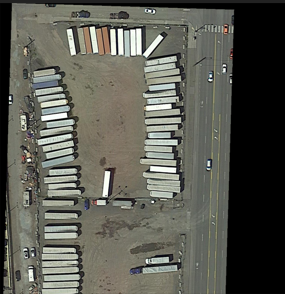
#> input picture tests/data/images/P0004__1__0___0.png, 285 x 294 px, found by its file name; its folder holds only this picture in this run
$ python visualization.py
#> lines starting #> are read from the running program, lines starting #| are printed output that depends on the picture
### 2023df/convert_res.py
import os
import csv


# [7 lines left out: function find_files_with_suffix, not called in this run]


def get_file_basename(path: str) -> str:
    return os.path.splitext(os.path.basename(path))[0]


# [23 lines left out: function main, not called in this run]
                # print(data)
    # exit()
    #
    # print(len(list))


# [4 lines that do not run on import are left out]

### 2023df/visualization.py
# Copyright (c) 2023 ✨Challyfilio✨
# 翻转图像、可视化
import os
import csv
import cv2
import numpy as np
import random

from tqdm import tqdm

from convert_res import get_file_basename

# data_root = '/workspace/pycharm_project/mmrotate/wxytests/data/'
# image_root = '/workspace/pycharm_project/Dataset/train_overlap/images/'
# label_root = '#'

data_root = '/workspace/pycharm_project/mmrotate/data/split_ss_2023df/extra/'
image_root = data_root + 'images/'
label_root = data_root + 'annfiles/'


# 翻转图像
def filp(img_path, label_path, filp_mode):
#> called with filp_mode = 1
    if filp_mode == -1 or filp_mode == 0 or filp_mode == 1:
        img = cv2.imread(img_path)
#> img is the input picture: shape (294, 285, 3); mean B, G, R 82, 90.6, 90.3
        img = cv2.flip(img, filp_mode)  # -1,0,1
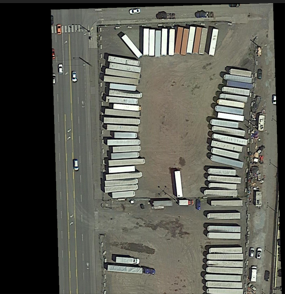
#> img: shape (294, 285, 3); mean B, G, R 82, 90.6, 90.3
        bsname = get_file_basename(img_path)
        cv2.imwrite(image_root + bsname + '_' + str(filp_mode) + '.png', img)  # 存图
        if label_path == '#':
            pass
        else:
#> (the run stopped early here; a loop or call above may not have finished)
